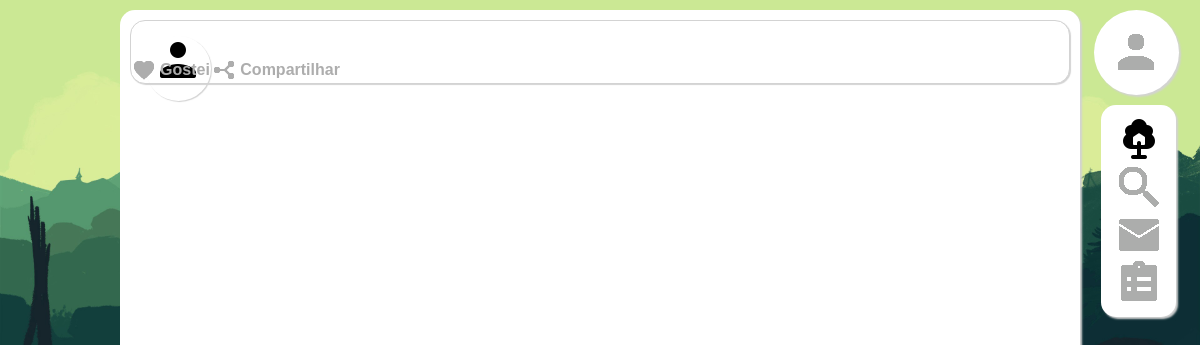
Before: / with the older database file.
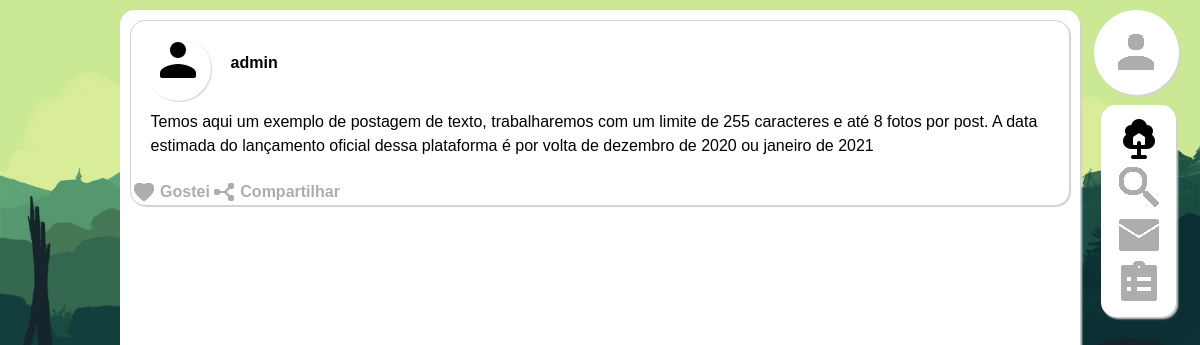
After: the same page with the newer database file.
### tables this page shows
CREATE TABLE `usuario` (
  `codigoUsuario` int(11) NOT NULL,
  `nomeUsuario` varchar(50) NOT NULL,
  `sobrenomeUsuario` varchar(50) NOT NULL,
  `senhaUsuario` varchar(20) NOT NULL,
  `celularUsuario` char(11) NOT NULL
);

CREATE TABLE `postagem` (
  `codigoPostagem` int(11) NOT NULL,
  `textoPostagem` text,
  `horaPostagem` timestamp NOT NULL DEFAULT CURRENT_TIMESTAMP ON UPDATE CURRENT_TIMESTAMP
);

### funcoes.php (the view)
<?php
    function postagem($fotoUsuario, $nomeUsuario, $textoPostagem, $fotosPostagem)
    {
        echo "
            <div class = \"postagem\">
                <div class = \"foto-usuario\">
                    $fotoUsuario
                </div>
                <div class = \"nome-usuario\">
                    $nomeUsuario
                </div>
                <div class = \"fonte-corpo\">
                    $textoPostagem
                </div>
                <div>
                   <table>
                        <tr>
                            <td><a href = \"curtir.php\" class = \"fonte-botoes-corpo\"><img src = \"icones/gostei2.png\" class = \"icone-botoes-corpo\"> Gostei</a></td>
                            <td><a href=\"compartilhar.php\" class = \"fonte-botoes-corpo\"><img src = \"icones/compartilhar2.png\" class = \"icone-botoes-corpo\"> Compartilhar</a></td>
                        </tr>
                    </table>
                </div>
            </div>
        ";
    }
?>

### index.php (shortened to what this page needs)
<!DOCTYPE html>
<html>
    <head>
        <link href = "bootstrap/css/bootstrap.min.css" rel = "stylesheet " media = "screen">
		<link type = "text/css" rel = "stylesheet" href = "estilo.css">
    </head>
    <body>
        <div class = "menu-perfil">
            <a href = "meuPerfil.php"><img src = "icones/perfil2.png" class = "foto-perfil-menu"></a>
        </div>
        <div class = "menu">
            <a href = "index.php" class = "botoes-menu"><img src = "icones/home.png"/></a></td>
            <a href = "pesquisar.php" class = "botoes-menu"><img src = "icones/pesquisar2.png"/></a>
            <a href = "mensagens.php" class = "botoes-menu"><img src = "icones/mensagem2.png"/></a>
            <a href = "mural.php" class = "botoesenu"><img src = "icones/mural2.png"></a>
        </div>
        <div class = "corpo">
            <?php
                require "funcoes.php";
                require "configpdo.php";
                $fotoUsuario   = "<img src = \"icones/perfil.png\">";
                $fotosPostagem = "";
                $consultaUsuario = $pdo -> prepare("select * from usuario order by codigoUsuario ");
                $consultaUsuario        -> execute();
                while ($row = $consultaUsuario -> fetch(PDO::FETCH_ASSOC)){
                    $nomeUsuario   = $row['nomeUsuario'];
                }
                $consultaPostagem = $pdo -> prepare("select * from postagem order by codigoPostagem");
                $consultaPostagem        -> execute();
                while ($row = $consultaPostagem -> fetch(PDO::FETCH_ASSOC)){
                    $textoPostagem  = $row['textoPostagem'];
                }
                postagem($fotoUsuario, $nomeUsuario, $textoPostagem, $fotosPostagem);
            ?>
        </div>
    </body>
</html>

### estilo.css (style rules this page uses)
body { background-image: url("/orbis/imagens/papeldeparede.jpg"); background-size: cover; }
.menu { position: fixed; height: auto; width: 75px; right: 2%; top: 105px; background-color: #ffffff; border-radius: 15px; box-shadow: 2px 2px 2px 0.01px #d3d3d3; padding-top: 10px; padding-bottom: 10px; text-align: center; }
.menu-perfil { position: fixed; height: 85px; width: 85px; right: 1.75%; top: 10px; background-color: #ffffff; border-radius: 90px; box-shadow: 2px 2px 2px 0.01px #d3d3d3; }
.botoes-menu { width: 48px; height: 48px; }
.foto-perfil-menu { margin-top: 18px; margin-bottom: auto; margin-left: 18px;; margin-right: auto; vertical-align: middle; text-align: center; }
.corpo { position: absolute; right: 10%; left: 10%; top: 10px; bottom: 15px; width: auto; height: auto; border-radius: 15px; box-shadow: 2px 2px 2px 0.01px #d3d3d3; background-color: #ffffff; }
.fonte-corpo { font-family: Arial, Helvetica, sans-serif; font-size: medium; font-weight: normal; color: #000000; text-decoration-line: none; text-decoration: none; text-align: left; margin-top: 35px; margin-bottom: 20px; margin-left: 20px; margin-right: 20px; }
.fonte-botoes-corpo { position: relative; font-family: Arial, Helvetica, sans-serif; font-size: 16px; font-weight: bold; color: #adadad; text-decoration-line: none; text-decoration: none; text-align: left; }
.icone-botoes-corpo { width: 24px; height: 24px; }
.postagem { width: auto; height: auto; position: absolute; left: 1%; right: 1%; margin-top: 1%; margin-bottom: 1%; margin-left: auto; margin-right: auto; border: 0.5px solid #d3d3d3; border-radius: 15px; box-shadow: 1px 1px 1px 0.01px #d3d3d3; background-color: #ffffff; }
.nome-usuario { font-family: Arial, Helvetica, sans-serif; font-size: medium; font-weight: bold; color: #000000; text-decoration-line: none; text-decoration: none; text-align: left; text-shadow: 1px 1px 1px 0.01px #d3d3d3; margin-top: 30px; margin-bottom: auto; margin-left: 100px; margin-right: 10px; }
.foto-usuario { width: 65px; height: 65px; position: absolute; margin-top: 15px; margin-bottom: auto; margin-left: 15px; margin-right: auto; border-radius: 90px; box-shadow: 1px 1px 1px 0.01px #d3d3d3; text-align: center; }

Changed rows visible on the page:
added usuario: nomeUsuario "admin"
added postagem: textoPostagem "Temos aqui um exemplo de postagem de texto, trabalharemos com um limite de 255 caracteres e até 8 fotos por post. A data estimada do lançamento oficial dessa plataforma é por volta de dezembro de 2020 ou janeiro de 2021"
